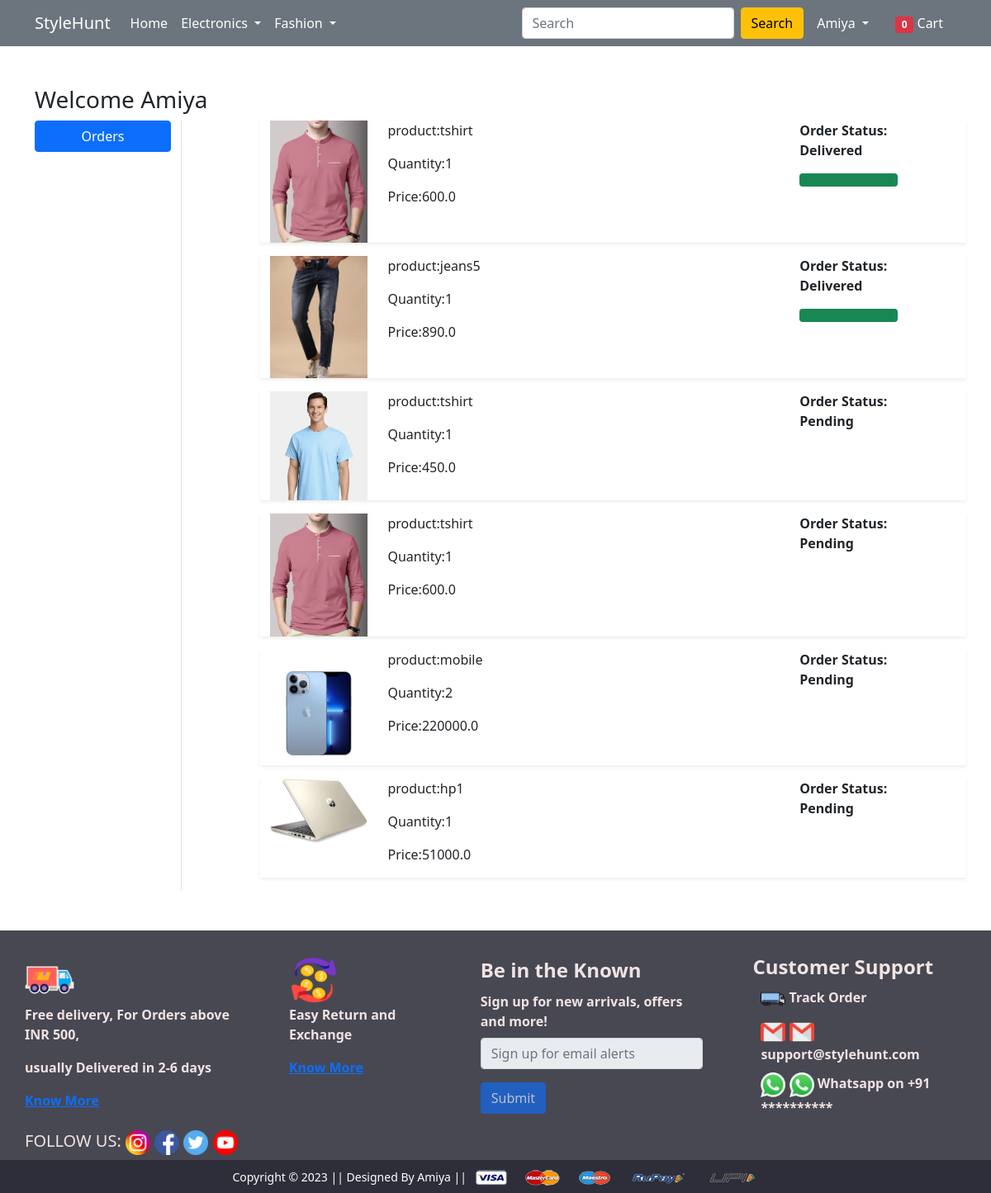
Screenshot of /orders/ (signed in) with the database file from the repository.
### app/models.py (models this page shows, shortened)
class OrderPlaced(models.Model):
    user=models.ForeignKey(User,on_delete=models.CASCADE)
    customer=models.ForeignKey(Customer,on_delete=models.CASCADE)
    product=models.ForeignKey(Product,on_delete=models.CASCADE)
    quantity=models.PositiveIntegerField(default=1)
    ordered_date=models.DateTimeField(auto_now_add=True)
    status=models.CharField(max_length=50,choices=STATUS_CHOICES,default='Pending')
    @property
    def total_cost(self):
       return self.quantity * self.product.discounted_price

class Product(models.Model):
    titel=models.CharField(max_length=100)
    selling_price=models.FloatField()
    discounted_price=models.FloatField()
    description=models.TextField()
    brand=models.CharField(max_length=100)
    category=models.CharField(choices=CATEGORY__CHOICES,max_length=2)
    product_image=models.ImageField(upload_to="productimg")

### app/views.py (the view)
# urls.py: path('orders/', views.orders, name='orders'),
@login_required
def orders(request):
    totalitem=0
    op=OrderPlaced.objects.filter(user=request.user)
    if request.user.is_authenticated:
        totalitem=len(Cart.objects.filter(user=request.user))
    return render(request, 'app/orders.html', {'order_placed':op,'totalitem':totalitem})

### app/templates/app/orders.html (shortened to what this page needs)
{% extends 'app/base.html' %}
{% load static %}
{% block main-content %}
<div class="container my-5">
 <div class="row">
 <h3>Welcome <span class="text-capitalize">{{request.user}}</span></h3>
  <div class="col-sm-2 border-end">
   <ul class="list-unstyled">
    <li class="d-grid"><a href="{% url 'orders' %}" class="btn btn-primary">Orders</a></li>
   </ul>
  </div>
  <div class="col-sm-9 offset-sm-1">
    {% for op in order_placed %}
     <div class="row shadow-sm mb-3">
     <div class="col-sm-2">
      <img src="{{op.product.product_image.url}}" alt="" class="img-fluid" height="150" width="150">
    </div>
    <div class="col-sm-7">
      <p>product:{{op.product.titel}}</p>
      <p>Quantity:{{op.quantity}}</p>
      <p>Price:{{op.total_cost}}</p>
    </div>
    <div class="col-sm-2 fw-bold">
      <p>Order Status: {{op.status}}</p>
          {% if op.status == 'Delivered'%}
          <div class="progress">
            <div class="progress-bar bg-success" role="progressbar" style="width:100% " aria-valuenow="100" aria-valuemin="0" aria-valuemax="100">
            </div>
          </div>
            {% endif %}
    </div>
   </div>
   {% endfor %}
     </div>
 </div>
</div>
{% endblock main-content %}

### app/templates/app/base.html (shortened to what this page needs)
<!doctype html>
{% load static %}
<html lang="en">
  <head>
    <link href="https://cdn.jsdelivr.net/npm/bootstrap@5.0.0-beta1/dist/css/bootstrap.min.css" rel="stylesheet">
    <link rel="stylesheet" href="{% static 'app/css/owl.carousel.min.css' %}">
    <link rel="stylesheet" href="{% static 'app/css/all.min.css' %}">
    <link rel="stylesheet" href="{% static 'app/css/style.css' %}">
  </head>
  <body>
    <nav class="navbar navbar-expand-lg navbar-dark  bg-secondary">
     <div class="container">
       <a class="navbar-brand" href="/">StyleHunt </a>
       <div class="collapse navbar-collapse" id="navbarSupportedContent">
         <ul class="navbar-nav me-auto mb-2 mb-lg-0">
           <li class="nav-item">
             <a class="nav-link active" aria-current="page" href="/">Home</a>
           </li>
           <li class="nav-item dropdown">
             <a class="nav-link dropdown-toggle text-white" href="#" id="electronicsDropdown" role="button" data-bs-toggle="dropdown" aria-expanded="false">
               Electronics
             </a>
           </li>
           <li class="nav-item dropdown">
             <a class="nav-link dropdown-toggle text-white" href="#" id="fashionDropdown" role="button" data-bs-toggle="dropdown" aria-expanded="false">
               Fashion
             </a>
           </li>
         </ul>
         <form class="d-flex">
           <input class="form-control me-2" type="search" placeholder="Search" aria-label="Search">
           <button class="btn btn-warning" type="submit">Search</button>
         </form>
         <div>
          <ul class="navbar-nav me-auto mb-2 mb-lg-0">
            {% if request.user.is_authenticated %}
           <li class="nav-item dropdown mx-2">
              <a class="nav-link dropdown-toggle text-white" href="#" id="profileDropdown" role="button" data-bs-toggle="dropdown" aria-expanded="false">
                {{request.user.username|capfirst}}
              </a>
            </li>
            <li class="nav-item mx-2">
             <a href="{% url 'show_cart' %}" class="nav-link text-white"><span class="badge bg-danger">{{totalitem}}</span> Cart </a>
            </li>
            {% endif %}
          </ul>
         </div>
       </div>
     </div>
    </nav>
    {% block main-content %} {% endblock main-content %}
<footer class="mt-4">
    <div id="container">
      <div id="container1">
        <div class="cn">
          <div>
            <img src="{% static 'app/images/dtruck.png' %}" alt="" srcset="" class="img-fluid" width="60px" >
          </div>
          <div>
            <p><b>Free delivery, For Orders above INR 500,</b></p>
            <p><b>usually Delivered in 2-6 days</b></p>
            <P> <a href=""><b> Know More</b></a> </P>
          </div>
          <div>
            <h5 class="mt-4">FOLLOW US:
                <img src="{% static 'app/images/insta.png' %}" alt="" srcset="" class="img-fluid" width="30px" height="2px">
                <img src="{% static 'app/images/fb.png' %}" alt="" srcset="" class="img-fluid" width="30px" height="2px">
                <img src="{% static 'app/images/tweet.png' %}" alt="" srcset="" class="img-fluid" width="30px" height="2px">
                <img src="{% static 'app/images/yt.png' %}" alt="" srcset="" class="img-fluid" width="30px" height="2px">
            </h5>
          </div>
        </div>
        <div class="cn">
          <div>
              <img src="{% static 'app/images/ec2.png' %}" alt="" srcset="" class="img-fluid" width="60px" height="2px">
          </div>
          <div>
            <p><b>Easy Return and Exchange</b></p>
            <P> <a href=""><b> Know More</b></a> </P>
          </div>
        </div>
        <div class="cn">
          <form>
            <fieldset disabled>
              <legend><b> Be in the Known </b></legend>
              <div class="mb-3">
                <label for="disabledTextInout" class="form-label"><b>Sign up for new arrivals, offers and
                    more!</b></label>
                <input type="text" id="disabledTextInput" class="form-control" placeholder="Sign up for email alerts">
              </div>
              <button type="submit" class="btn btn-primary">Submit</button>
            </fieldset>
          </form>
        </div>
        <div class="cn ">
          <h4><b>Customer Support</b></h4>
          <div class="mrg">
              <img src="{% static 'app/images/t2.png' %}" alt="" srcset="" class="img-fluid" width="30px" height="2px">
             <b>Track Order</b> </div>
          <div class="mrg">
             <img src="gmail.png" alt="" width="30px">
               <img src="{% static 'app/images/gmail.png' %}" alt="" srcset="" class="img-fluid" width="30px" height="2px">
              <b>support@stylehunt.com</b></div>
          <div class="mrg">
             <img src="whatsapp.png" alt="" width="30px">
               <img src="{% static 'app/images/whatsapp.png' %}" alt="" srcset="" class="img-fluid" width="30px" height="2px">
              <b>Whatsapp on +91 **********</b></div>
        </div>
      </div>
      <div class="container-fluid  text-center p-2 mt-5 clr">
          <small class="text-white">Copyright &copy; 2023 || Designed By Amiya || </small>
          <img src="{% static 'app/images/payment.png' %}" alt="" srcset="" class="img-fluid" height="2px">
      </div>
    </div>
  </footer>
  </body>
</html>

### app/static/app/css/style.css (style rules this page uses)
#container1 { display: flex; justify-content: space-around; align-items: center; height: 230px; width: 100%; }
.cn { padding: 30px; height: 230px; width: auto; }
#container { color: rgb(240, 227, 227); background-color:rgba(43, 42, 54, 0.86); }
.mrg { margin: 10px; padding:0px; }
.clr { background-color:rgba(43, 42, 54, 0.86); }

### rows the page displays
OrderPlaced: product.product_image (picture), product.titel "tshirt", quantity "1", total_cost "600.0", status "Delivered"
OrderPlaced: product.product_image (picture), product.titel "jeans5", quantity "1", total_cost "890.0", status "Delivered"
OrderPlaced: product.product_image (picture), product.titel "tshirt", quantity "1", total_cost "450.0", status "Pending"
OrderPlaced: product.product_image (picture), product.titel "tshirt", quantity "1", total_cost "600.0", status "Pending"
OrderPlaced: product.product_image (picture), product.titel "mobile", quantity "2", total_cost "220000.0", status "Pending"
OrderPlaced: product.product_image (picture), product.titel "hp1", quantity "1", total_cost "51000.0", status "Pending"

### other values shown
{{ request.user.username|capfirst }} "Amiya"
{{ totalitem }} "0"
{{ request.user }} "Amiya"
